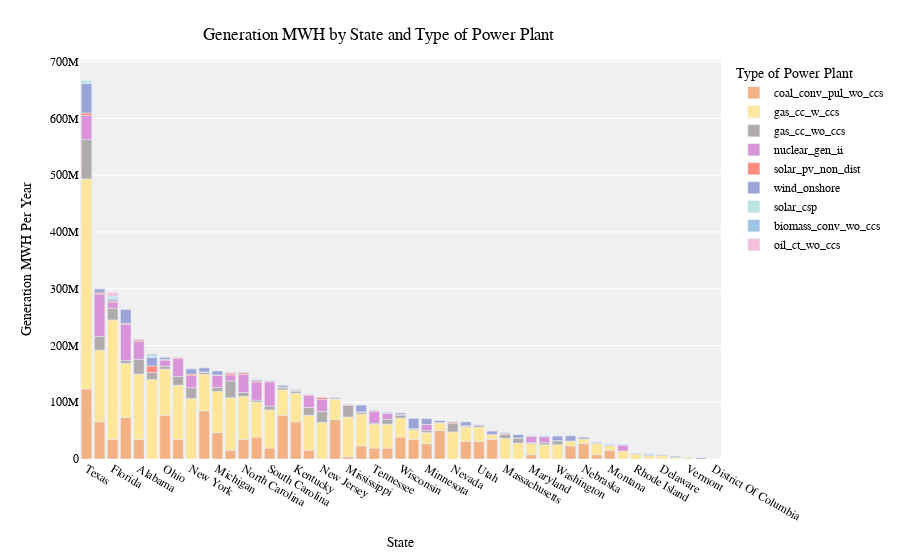

Notebook code for this chart:
### Code cell
fig = px.bar(sum_df, x="region_name", 
             y="generation_mwh_per_year", 
             color="tech_name",
            labels ={
                "tech_name": "Type of Power Plant",
                "y": "Amount", 
                "region_name":"State",
                "generation_mwh_per_year":"Generation MWH Per Year"
                 },
            color_discrete_map={"biomass_conv_wo_ccs": "#9DC3E6", 
                                  "gas_cc_w_ccs": "#FFE699",
                                  "gas_cc_wo_ccs":"#AFABAB",
                                  "oil_ct_wo_ccs":"#F4BFDB",
                                 "solar_csp":"#BAE5E2",
                                  "solar_pv_non_dist":"#FF8B7D",
                                  "wind_onshore":"#9BA4D6",
                                 "biomass_igcc_wo_ccs":"#C5E0B4",
                                 "coal_conv_pul_wo_ccs":"#F4B183",
                                 "nuclear_gen_iii":"#AB7BFF",
                                 "nuclear_gen_ii":"#D993D9"} 

)
fig.update_layout(
    title={
        'text': "Generation MWH by State and Type of Power Plant",
        'y':.95,
        'x':0.42,
        'xanchor': 'center',
        'yanchor': 'top'},
    font = dict(
        family="Courier New",
        size=12,
        color="Black"
    ),
    plot_bgcolor='rgb(240,240,240)',
    xaxis={'categoryorder':'total descending'}


)

fig.show()

### Figure 1 — Plotly figure (JSON) as saved in the notebook; plotly's stock layout.template omitted (floating-point values rounded to 4 significant figures)
{"data": [{"alignmentgroup": "True", "hovertemplate": "Type of Power Plant=coal_conv_pul_wo_ccs<br>State=%{x}<br>Generation MWH Per Year=%{y}<extra></extra>", "legendgroup": "coal_conv_pul_wo_ccs", "marker": {"color": "#F4B183", "pattern": {"shape": ""}}, "name": "coal_conv_pul_wo_ccs", "offsetgroup": "coal_conv_pul_wo_ccs", "orientation": "v", "showlegend": true, "textposition": "auto", "type": "bar", "x": ["Alabama", "Arizona", "Arkansas", "Colorado", "Florida", "Georgia", "Illinois", "Indiana", "Iowa", "Kansas", "Kentucky", "Louisiana", "Maryland", "Michigan", "Minnesota", "Mississippi", "Missouri", "Montana", "Nebraska", "New Mexico", "North Carolina", "North Dakota", "Ohio", "Oklahoma", "Pennsylvania", "South Carolina", "Tennessee", "Texas", "Utah", "Virginia", "West Virginia", "Wisconsin", "Wyoming"], "xaxis": "x", "y": [34673832, 38526480, 19263240, 30821184, 34673832, 34673832, 73200312, 84758256, 34673832, 23115888, 65495016, 15410592, 7705296, 46231776, 26968536, 3852648, 77052960, 15410592, 26968536, 7705296, 34673832, 34673832, 77052960, 23115888, 65495016, 19263240, 19263240, 123284736, 30821184, 15410592, 69347664, 38526480, 50084424], "yaxis": "y"}, {"alignmentgroup": "True", "hovertemplate": "Type of Power Plant=gas_cc_w_ccs<br>State=%{x}<br>Generation MWH Per Year=%{y}<extra></extra>", "legendgroup": "gas_cc_w_ccs", "marker": {"color": "#FFE699", "pattern": {"shape": ""}}, "name": "gas_cc_w_ccs", "offsetgroup": "gas_cc_w_ccs", "orientation": "v", "showlegend": true, "textposition": "auto", "type": "bar", "x": ["Alabama", "Arizona", "Arkansas", "California", "Colorado", "Connecticut", "Delaware", "Florida", "Georgia", "Idaho", "Illinois", "Indiana", "Iowa", "Kansas", "Kentucky", "Louisiana", "Maine", "Maryland", "Massachusetts", "Michigan", "Minnesota", "Mississippi", "Missouri", "Montana", "Nebraska", "Nevada", "New Hampshire", "New Jersey", "New Mexico", "New York", "North Carolina", "North Dakota", "Ohio", "Oklahoma", "Oregon", "Pennsylvania", "Rhode Island", "South Carolina", "Tennessee", "Texas", "Utah", "Vermont", "Virginia", "Washington", "West Virginia", "Wisconsin", "Wyoming"], "xaxis": "x", "y": [114931200, 61670400, 42048000, 140160000, 25228800, 25228800, 5606400, 210240000, 95308800, 2803200, 95308800, 64473600, 16819200, 8409600, 50457600, 92505600, 5606400, 19622400, 36441600, 72883200, 19622400, 70080000, 44851200, 8409600, 8409600, 47654400, 14016000, 64473600, 19622400, 106521600, 75686400, 8409600, 81292800, 56064000, 28032000, 126144000, 8409600, 67276800, 42048000, 370022400, 25228800, 2803200, 61670400, 25228800, 36441600, 33638400, 14016000], "yaxis": "y"}, {"alignmentgroup": "True", "hovertemplate": "Type of Power Plant=gas_cc_wo_ccs<br>State=%{x}<br>Generation MWH Per Year=%{y}<extra></extra>", "legendgroup": "gas_cc_wo_ccs", "marker": {"color": "#AFABAB", "pattern": {"shape": ""}}, "name": "gas_cc_wo_ccs", "offsetgroup": "gas_cc_wo_ccs", "orientation": "v", "showlegend": true, "textposition": "auto", "type": "bar", "x": ["Alabama", "Arizona", "Arkansas", "California", "Colorado", "Connecticut", "Delaware", "Florida", "Georgia", "Illinois", "Indiana", "Iowa", "Kentucky", "Louisiana", "Maine", "Maryland", "Massachusetts", "Michigan", "Minnesota", "Mississippi", "Missouri", "Nevada", "New Jersey", "New York", "North Carolina", "Ohio", "Oklahoma", "Oregon", "Pennsylvania", "Rhode Island", "South Carolina", "Tennessee", "Texas", "Utah", "Virginia", "Washington", "Wisconsin"], "xaxis": "x", "y": [25964640, 3461952, 8654880, 12116832, 1730976, 3461952, 1730976, 20771712, 15578784, 5192928, 3461952, 1730976, 3461952, 29426592, 1730976, 1730976, 6923904, 6923904, 3461952, 20771712, 3461952, 15578784, 19040736, 19040736, 6923904, 5192928, 3461952, 8654880, 24233664, 1730976, 6923904, 1730976, 69239040, 3461952, 13847808, 6923904, 5192928], "yaxis": "y"}, {"alignmentgroup": "True", "hovertemplate": "Type of Power Plant=nuclear_gen_ii<br>State=%{x}<br>Generation MWH Per Year=%{y}<extra></extra>", "legendgroup": "nuclear_gen_ii", "marker": {"color": "#D993D9", "pattern": {"shape": ""}}, "name": "nuclear_gen_ii", "offsetgroup": "nuclear_gen_ii", "orientation": "v", "showlegend": true, "textposition": "auto", "type": "bar", "x": ["Alabama", "Arizona", "Arkansas", "Connecticut", "Florida", "Georgia", "Illinois", "Louisiana", "Maryland", "Michigan", "Minnesota", "New Hampshire", "New Jersey", "New York", "North Carolina", "Ohio", "Pennsylvania", "South Carolina", "Tennessee", "Texas", "Virginia"], "xaxis": "x", "y": [31930200, 31930200, 10643400, 10643400, 10643400, 31930200, 63860400, 10643400, 10643400, 21286800, 10643400, 10643400, 21286800, 21286800, 31930200, 10643400, 74503800, 42573600, 21286800, 42573600, 21286800], "yaxis": "y"}, {"alignmentgroup": "True", "hovertemplate": "Type of Power Plant=solar_pv_non_dist<br>State=%{x}<br>Generation MWH Per Year=%{y}<extra></extra>", "legendgroup": "solar_pv_non_dist", "marker": {"color": "#FF8B7D", "pattern": {"shape": ""}}, "name": "solar_pv_non_dist", "offsetgroup": "solar_pv_non_dist", "orientation": "v", "showlegend": true, "textposition": "auto", "type": "bar", "x": ["Alabama", "Arizona", "Arkansas", "California", "Colorado", "Connecticut", "Delaware", "District Of Columbia", "Florida", "Georgia", "Illinois", "Indiana", "Iowa", "Kansas", "Kentucky", "Louisiana", "Maine", "Maryland", "Massachusetts", "Michigan", "Minnesota", "Mississippi", "Missouri", "Montana", "Nevada", "New Hampshire", "New Jersey", "New Mexico", "New York", "North Carolina", "Ohio", "Oklahoma", "Oregon", "Pennsylvania", "Rhode Island", "South Carolina", "Tennessee", "Texas", "Utah", "Vermont", "Virginia", "Washington", "West Virginia", "Wisconsin", "Wyoming"], "xaxis": "x", "y": [2395000.0, 2535000.0, 704300.0, 11690000.0, 845200.0, 563400.0, 281700.0, 281700.0, 2395000.0, 1409000.0, 1549000.0, 845200.0, 281700.0, 140900.0, 986000.0, 3099000.0, 140900.0, 1127000.0, 1972000.0, 704300.0, 281700.0, 1268000.0, 1409000.0, 281700.0, 2113000.0, 140900.0, 3662000.0, 422600.0, 2817000.0, 2676000.0, 1127000.0, 422600.0, 422600.0, 2395000.0, 140900.0, 1268000.0, 704300.0, 4367000.0, 563400.0, 140900.0, 1549000.0, 422600.0, 422600.0, 986000.0, 140900.0], "yaxis": "y"}, {"alignmentgroup": "True", "hovertemplate": "Type of Power Plant=wind_onshore<br>State=%{x}<br>Generation MWH Per Year=%{y}<extra></extra>", "legendgroup": "wind_onshore", "marker": {"color": "#9BA4D6", "pattern": {"shape": ""}}, "name": "wind_onshore", "offsetgroup": "wind_onshore", "orientation": "v", "showlegend": true, "textposition": "auto", "type": "bar", "x": ["Alabama", "Arizona", "Arkansas", "California", "Colorado", "Connecticut", "Florida", "Idaho", "Illinois", "Indiana", "Iowa", "Kansas", "Kentucky", "Maine", "Maryland", "Massachusetts", "Michigan", "Minnesota", "Missouri", "Montana", "Nebraska", "New Hampshire", "New Mexico", "New York", "North Carolina", "North Dakota", "Ohio", "Oklahoma", "Oregon", "Pennsylvania", "South Carolina", "South Dakota", "Tennessee", "Texas", "Utah", "Washington", "West Virginia", "Wisconsin", "Wyoming"], "xaxis": "x", "y": [1007000.0, 2014000.0, 1007000.0, 15110000.0, 7049000.0, 1007000.0, 3021000.0, 2014000.0, 24170000.0, 7049000.0, 18130000.0, 9063000.0, 1007000.0, 1007000.0, 1007000.0, 1007000.0, 7049000.0, 10070000.0, 3021000.0, 2014000.0, 3021000.0, 1007000.0, 2014000.0, 9063000.0, 1007000.0, 6042000.0, 4028000.0, 12080000.0, 6042000.0, 7049000.0, 1007000.0, 2014000.0, 1007000.0, 52370000.0, 1007000.0, 8056000.0, 2014000.0, 3021000.0, 4028000.0], "yaxis": "y"}, {"alignmentgroup": "True", "hovertemplate": "Type of Power Plant=solar_csp<br>State=%{x}<br>Generation MWH Per Year=%{y}<extra></extra>", "legendgroup": "solar_csp", "marker": {"color": "#BAE5E2", "pattern": {"shape": ""}}, "name": "solar_csp", "offsetgroup": "solar_csp", "orientation": "v", "showlegend": true, "textposition": "auto", "type": "bar", "x": ["Arizona", "California", "Colorado", "Florida", "Montana", "Nevada", "New Mexico", "Oklahoma", "Oregon", "Texas", "Utah", "Washington", "Wyoming"], "xaxis": "x", "y": [1177000.0, 3140000.0, 392400.0, 3532000.0, 392400.0, 1570000.0, 392400.0, 392400.0, 392400.0, 5494000.0, 1177000.0, 392400.0, 392400.0], "yaxis": "y"}, {"alignmentgroup": "True", "hovertemplate": "Type of Power Plant=biomass_conv_wo_ccs<br>State=%{x}<br>Generation MWH Per Year=%{y}<extra></extra>", "legendgroup": "biomass_conv_wo_ccs", "marker": {"color": "#9DC3E6", "pattern": {"shape": ""}}, "name": "biomass_conv_wo_ccs", "offsetgroup": "biomass_conv_wo_ccs", "orientation": "v", "showlegend": true, "textposition": "auto", "type": "bar", "x": ["California", "Connecticut", "Florida", "Maine", "New Hampshire", "New York", "Pennsylvania"], "xaxis": "x", "y": [2804000.0, 400500.0, 1602000.0, 1202000.0, 400500.0, 801000.0, 400500.0], "yaxis": "y"}, {"alignmentgroup": "True", "hovertemplate": "Type of Power Plant=oil_ct_wo_ccs<br>State=%{x}<br>Generation MWH Per Year=%{y}<extra></extra>", "legendgroup": "oil_ct_wo_ccs", "marker": {"color": "#F4BFDB", "pattern": {"shape": ""}}, "name": "oil_ct_wo_ccs", "offsetgroup": "oil_ct_wo_ccs", "orientation": "v", "showlegend": true, "textposition": "auto", "type": "bar", "x": ["California", "Florida", "Kentucky", "Louisiana", "Maryland", "Montana", "New York", "Ohio", "Pennsylvania", "Texas", "Virginia", "Wisconsin"], "xaxis": "x", "y": [399456, 6391296, 1597824, 1997280, 399456, 399456, 1198368, 798912, 399456, 399456, 798912, 399456], "yaxis": "y"}], "layout": {"barmode": "relative", "font": {"color": "Black", "family": "Courier New", "size": 12}, "legend": {"title": {"text": "Type of Power Plant"}, "tracegroupgap": 0}, "margin": {"t": 60}, "plot_bgcolor": "rgb(240,240,240)", "title": {"text": "Generation MWH by State and Type of Power Plant", "x": 0.42, "xanchor": "center", "y": 0.95, "yanchor": "top"}, "xaxis": {"anchor": "y", "categoryorder": "total descending", "domain": [0, 1], "title": {"text": "State"}}, "yaxis": {"anchor": "x", "domain": [0, 1], "title": {"text": "Generation MWH Per Year"}}}}
